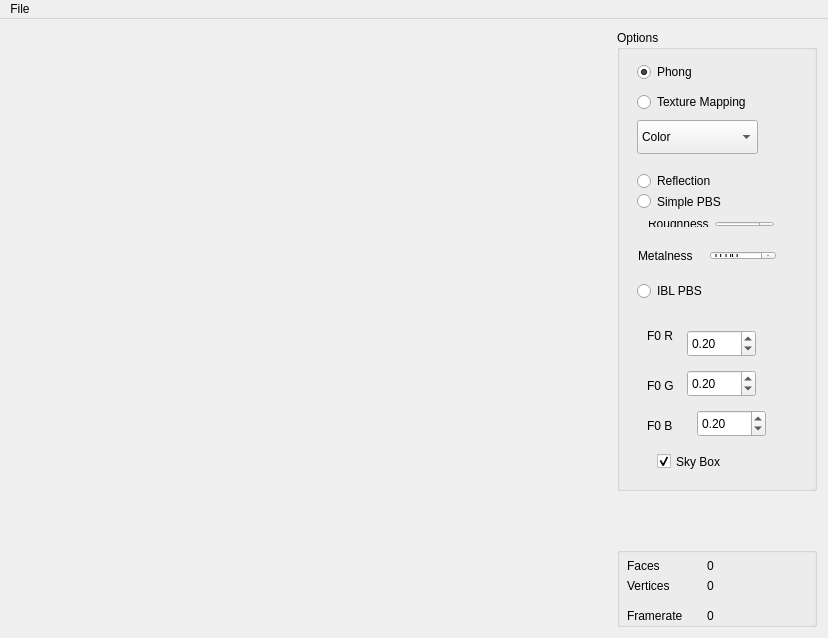
<?xml version="1.0" encoding="UTF-8"?>
<ui version="4.0">
 <class>MainWindow</class>
 <widget class="QMainWindow" name="MainWindow">
  <property name="geometry">
   <rect>
    <x>0</x>
    <y>0</y>
    <width>828</width>
    <height>638</height>
   </rect>
  </property>
  <property name="minimumSize">
   <size>
    <width>827</width>
    <height>618</height>
   </size>
  </property>
  <property name="baseSize">
   <size>
    <width>600</width>
    <height>600</height>
   </size>
  </property>
  <property name="windowTitle">
   <string>MainWindow</string>
  </property>
  <widget class="QWidget" name="Widget">
   <property name="minimumSize">
    <size>
     <width>827</width>
     <height>0</height>
    </size>
   </property>
   <property name="baseSize">
    <size>
     <width>600</width>
     <height>600</height>
    </size>
   </property>
   <layout class="QHBoxLayout" name="horizontalLayout">
    <item>
     <widget class="GLWidget" name="glwidget" native="true">
      <property name="minimumSize">
       <size>
        <width>600</width>
        <height>600</height>
       </size>
      </property>
      <property name="maximumSize">
       <size>
        <width>16777215</width>
        <height>16777215</height>
       </size>
      </property>
      <property name="baseSize">
       <size>
        <width>600</width>
        <height>600</height>
       </size>
      </property>
     </widget>
    </item>
    <item>
     <layout class="QVBoxLayout" name="Configuration">
      <item>
       <widget class="QGroupBox" name="TreeOptions">
        <property name="minimumSize">
         <size>
          <width>200</width>
          <height>0</height>
         </size>
        </property>
        <property name="maximumSize">
         <size>
          <width>200</width>
          <height>16777215</height>
         </size>
        </property>
        <property name="title">
         <string>Options</string>
        </property>
        <widget class="QRadioButton" name="radio_reflection">
         <property name="geometry">
          <rect>
           <x>20</x>
           <y>140</y>
           <width>117</width>
           <height>22</height>
          </rect>
         </property>
         <property name="text">
          <string>Reflection</string>
         </property>
         <property name="checked">
          <bool>false</bool>
         </property>
        </widget>
        <widget class="QRadioButton" name="radio_iblpbs">
         <property name="geometry">
          <rect>
           <x>20</x>
           <y>250</y>
           <width>117</width>
           <height>22</height>
          </rect>
         </property>
         <property name="text">
          <string>IBL PBS</string>
         </property>
        </widget>
        <widget class="QDoubleSpinBox" name="spin_f0r">
         <property name="geometry">
          <rect>
           <x>70</x>
           <y>300</y>
           <width>69</width>
           <height>27</height>
          </rect>
         </property>
         <property name="maximum">
          <double>2.000000000000000</double>
         </property>
         <property name="singleStep">
          <double>0.050000000000000</double>
         </property>
         <property name="value">
          <double>0.200000000000000</double> /// changed 
         </property>
        </widget>
        <widget class="QDoubleSpinBox" name="spin_f0g">
         <property name="geometry">
          <rect>
           <x>70</x>
           <y>340</y>
           <width>69</width>
           <height>27</height>
          </rect>
         </property>
         <property name="maximum">
          <double>2.000000000000000</double>
         </property>
         <property name="singleStep">
          <double>0.050000000000000</double>
         </property>
         <property name="value">
          <double>0.200000000000000</double> /// changed 
         </property>
        </widget>
        <widget class="QDoubleSpinBox" name="spin_f0b">
         <property name="geometry">
          <rect>
           <x>80</x>
           <y>380</y>
           <width>69</width>
           <height>27</height>
          </rect>
         </property>
         <property name="maximum">
          <double>2.000000000000000</double>
         </property>
         <property name="singleStep">
          <double>0.050000000000000</double>
         </property>
         <property name="value">
          <double>0.200000000000000</double> /// changed 
         </property>
        </widget>
        <widget class="QLabel" name="label">
         <property name="geometry">
          <rect>
           <x>30</x>
           <y>290</y>
           <width>31</width>
           <height>31</height>
          </rect>
         </property>
         <property name="text">
          <string>F0 R</string>
         </property>
        </widget>
        <widget class="QLabel" name="label_2">
         <property name="geometry">
          <rect>
           <x>30</x>
           <y>340</y>
           <width>31</width>
           <height>31</height>
          </rect>
         </property>
         <property name="text">
          <string>F0 G</string>
         </property>
        </widget>
        <widget class="QLabel" name="label_3">
         <property name="geometry">
          <rect>
           <x>30</x>
           <y>380</y>
           <width>31</width>
           <height>31</height>
          </rect>
         </property>
         <property name="text">
          <string>F0 B</string>
         </property>
        </widget>
        <widget class="QRadioButton" name="radio_phong">
         <property name="geometry">
          <rect>
           <x>20</x>
           <y>30</y>
           <width>111</width>
           <height>24</height>
          </rect>
         </property>
         <property name="text">
          <string>Phong</string>
         </property>
         <property name="checked">
          <bool>true</bool>
         </property>
        </widget>
        <widget class="QRadioButton" name="radio_texMap">
         <property name="geometry">
          <rect>
           <x>20</x>
           <y>60</y>
           <width>151</width>
           <height>24</height>
          </rect>
         </property>
         <property name="text">
          <string>Texture Mapping</string>
         </property>
        </widget>
        <widget class="QComboBox" name="combo_tex">
         <property name="geometry">
          <rect>
           <x>20</x>
           <y>90</y>
           <width>121</width>
           <height>34</height>
          </rect>
         </property>
         <item>
          <property name="text">
           <string>Color</string>
          </property>
         </item>
         <item>
          <property name="text">
           <string>Roughness</string>
          </property>
         </item>
         <item>
          <property name="text">
           <string>Metalness</string>
          </property>
         </item>
        </widget>
        <widget class="QRadioButton" name="radio_pbs">
         <property name="geometry">
          <rect>
           <x>20</x>
           <y>160</y>
           <width>112</width>
           <height>23</height>
          </rect>
         </property>
         <property name="text">
          <string>Simple PBS</string>
         </property>
        </widget>
        <widget class="QCheckBox" name="check_sky">
         <property name="geometry">
          <rect>
           <x>40</x>
           <y>420</y>
           <width>92</width>
           <height>23</height>
          </rect>
         </property>
         <property name="text">
          <string>Sky Box</string>
         </property>
         <property name="checked">
          <bool>true</bool>
         </property>
        </widget>
        <widget class="QWidget" name="horizontalLayoutWidget">
         <property name="geometry">
          <rect>
           <x>20</x>
           <y>180</y>
           <width>148</width>
           <height>28</height>
          </rect>
         </property>
         <layout class="QHBoxLayout" name="horizontalLayout_2">
          <item>
           <widget class="QLabel" name="label_4">
            <property name="text">
             <string>Roughness</string>
            </property>
           </widget>
          </item>
          <item>
           <widget class="QDoubleSpinBox" name="dspin_rough">
            <property name="maximum">
             <double>1.000000000000000</double>
            </property>
            <property name="singleStep">
             <double>0.050000000000000</double>
            </property>
           </widget>
          </item>
         </layout>
        </widget>
        <widget class="QWidget" name="horizontalLayoutWidget_2">
         <property name="geometry">
          <rect>
           <x>10</x>
           <y>210</y>
           <width>160</width>
           <height>31</height>
          </rect>
         </property>
         <layout class="QHBoxLayout" name="horizontalLayout_3">
          <item>
           <widget class="QLabel" name="label_5">
            <property name="text">
             <string>Metalness</string>
            </property>
           </widget>
          </item>
          <item>
           <widget class="QDoubleSpinBox" name="dspin_metal">
            <property name="maximum">
             <double>1.000000000000000</double>
            </property>
            <property name="singleStep">
             <double>0.050000000000000</double>
            </property>
           </widget>
          </item>
         </layout>
        </widget>
       </widget>
      </item>
      <item>
       <spacer name="Spacer">
        <property name="orientation">
         <enum>Qt::Vertical</enum>
        </property>
        <property name="sizeType">
         <enum>QSizePolicy::Maximum</enum>
        </property>
        <property name="sizeHint" stdset="0">
         <size>
          <width>50</width>
          <height>50</height>
         </size>
        </property>
       </spacer>
      </item>
      <item>
       <widget class="QGroupBox" name="RenderOptions">
        <property name="sizePolicy">
         <sizepolicy hsizetype="Minimum" vsizetype="Minimum">
          <horstretch>0</horstretch>
          <verstretch>0</verstretch>
         </sizepolicy>
        </property>
        <property name="maximumSize">
         <size>
          <width>200</width>
          <height>80</height>
         </size>
        </property>
        <property name="baseSize">
         <size>
          <width>0</width>
          <height>100</height>
         </size>
        </property>
        <property name="title">
         <string/>
        </property>
        <widget class="QLabel" name="Label_NumFaces">
         <property name="geometry">
          <rect>
           <x>90</x>
           <y>10</y>
           <width>91</width>
           <height>17</height>
          </rect>
         </property>
         <property name="text">
          <string>0</string>
         </property>
        </widget>
        <widget class="QLabel" name="Label_Faces">
         <property name="geometry">
          <rect>
           <x>10</x>
           <y>10</y>
           <width>67</width>
           <height>17</height>
          </rect>
         </property>
         <property name="text">
          <string>Faces</string>
         </property>
        </widget>
        <widget class="QLabel" name="Label_Vertices">
         <property name="geometry">
          <rect>
           <x>10</x>
           <y>30</y>
           <width>67</width>
           <height>17</height>
          </rect>
         </property>
         <property name="text">
          <string>Vertices</string>
         </property>
        </widget>
        <widget class="QLabel" name="Label_NumVertices">
         <property name="geometry">
          <rect>
           <x>90</x>
           <y>30</y>
           <width>91</width>
           <height>17</height>
          </rect>
         </property>
         <property name="text">
          <string>0</string>
         </property>
        </widget>
        <widget class="QLabel" name="Label_Framerate">
         <property name="geometry">
          <rect>
           <x>10</x>
           <y>60</y>
           <width>71</width>
           <height>17</height>
          </rect>
         </property>
         <property name="text">
          <string>Framerate</string>
         </property>
        </widget>
        <widget class="QLabel" name="Label_NumFramerate">
         <property name="geometry">
          <rect>
           <x>90</x>
           <y>60</y>
           <width>91</width>
           <height>17</height>
          </rect>
         </property>
         <property name="text">
          <string>0</string>
         </property>
        </widget>
       </widget>
      </item>
     </layout>
    </item>
   </layout>
  </widget>
  <widget class="QMenuBar" name="menuBar">
   <property name="geometry">
    <rect>
     <x>0</x>
     <y>0</y>
     <width>828</width>
     <height>22</height>
    </rect>
   </property>
   <widget class="QMenu" name="menuFile">
    <property name="title">
     <string>File</string>
    </property>
    <addaction name="actionLoad"/>
    <addaction name="separator"/>
    <addaction name="actionLoad_Specular"/>
    <addaction name="actionLoad_Diffuse"/>
    <addaction name="separator"/>
    <addaction name="actionLoad_Color"/>
    <addaction name="actionLoad_Roughness"/>
    <addaction name="actionLoad_Metalness"/>
    <addaction name="separator"/>
    <addaction name="actionQuit"/>
   </widget>
   <addaction name="menuFile"/>
  </widget>
  <action name="actionQuit">
   <property name="text">
    <string>Quit</string>
   </property>
  </action>
  <action name="actionLoad">
   <property name="text">
    <string>Load Model...</string>
   </property>
  </action>
  <action name="actionLoad_Specular">
   <property name="text">
    <string>Load Specular/Sky...</string>
   </property>
  </action>
  <action name="actionLoad_Diffuse">
   <property name="text">
    <string>Load Diffuse...</string>
   </property>
  </action>
  <action name="actionLoad_Color">
   <property name="text">
    <string>Load Color...</string>
   </property>
  </action>
  <action name="actionLoad_Roughness">
   <property name="text">
    <string>Load Roughness...</string>
   </property>
  </action>
  <action name="actionLoad_Metalness">
   <property name="text">
    <string>Load Metalness...</string>
   </property>
  </action>
 </widget>
 <layoutdefault spacing="6" margin="11"/>
 <customwidgets>
  <customwidget>
   <class>GLWidget</class>
   <extends>QWidget</extends>
   <header>glwidget.h</header>
   <container>1</container>
   <slots>
    <signal>SetFaces(QString)</signal>
    <signal>SetVertices(QString)</signal>
    <signal>SetFramerate(QString)</signal>
    <slot>SetReflection(bool)</slot>
    <slot>SetPBS(bool)</slot>
    <slot>SetFresnelB(double)</slot>
    <slot>SetFresnelG(double)</slot>
    <slot>SetFresnelR(double)</slot>
    <slot>SetPhong(bool)</slot>
    <slot>SetTexMap(bool)</slot>
    <slot>SetCurrentTexture(int)</slot>
    <slot>SetIBLPBS(bool)</slot>
    <slot>SetSkyVisible(bool)</slot>
    <slot>SetRoughness(double)</slot>
    <slot>SetMetalness(double)</slot>
   </slots>
  </customwidget>
 </customwidgets>
 <resources/>
 <connections>
  <connection>
   <sender>glwidget</sender>
   <signal>SetFaces(QString)</signal>
   <receiver>Label_NumFaces</receiver>
   <slot>setText(QString)</slot>
   <hints>
    <hint type="sourcelabel">
     <x>569</x>
     <y>566</y>
    </hint>
    <hint type="destinationlabel">
     <x>796</x>
     <y>566</y>
    </hint>
   </hints>
  </connection>
  <connection>
   <sender>glwidget</sender>
   <signal>SetVertices(QString)</signal>
   <receiver>Label_NumVertices</receiver>
   <slot>setText(QString)</slot>
   <hints>
    <hint type="sourcelabel">
     <x>593</x>
     <y>587</y>
    </hint>
    <hint type="destinationlabel">
     <x>796</x>
     <y>587</y>
    </hint>
   </hints>
  </connection>
  <connection>
   <sender>glwidget</sender>
   <signal>SetFramerate(QString)</signal>
   <receiver>Label_NumFramerate</receiver>
   <slot>setText(QString)</slot>
   <hints>
    <hint type="sourcelabel">
     <x>607</x>
     <y>623</y>
    </hint>
    <hint type="destinationlabel">
     <x>760</x>
     <y>617</y>
    </hint>
   </hints>
  </connection>
  <connection>
   <sender>radio_reflection</sender>
   <signal>clicked(bool)</signal>
   <receiver>glwidget</receiver>
   <slot>SetReflection(bool)</slot>
   <hints>
    <hint type="sourcelabel">
     <x>752</x>
     <y>202</y>
    </hint>
    <hint type="destinationlabel">
     <x>434</x>
     <y>75</y>
    </hint>
   </hints>
  </connection>
  <connection>
   <sender>radio_iblpbs</sender>
   <signal>clicked(bool)</signal>
   <receiver>glwidget</receiver>
   <slot>SetIBLPBS(bool)</slot>
   <hints>
    <hint type="sourcelabel">
     <x>752</x>
     <y>232</y>
    </hint>
    <hint type="destinationlabel">
     <x>539</x>
     <y>106</y>
    </hint>
   </hints>
  </connection>
  <connection>
   <sender>spin_f0b</sender>
   <signal>valueChanged(double)</signal>
   <receiver>glwidget</receiver>
   <slot>SetFresnelB(double)</slot>
   <hints>
    <hint type="sourcelabel">
     <x>764</x>
     <y>332</y>
    </hint>
    <hint type="destinationlabel">
     <x>520</x>
     <y>207</y>
    </hint>
   </hints>
  </connection>
  <connection>
   <sender>spin_f0g</sender>
   <signal>valueChanged(double)</signal>
   <receiver>glwidget</receiver>
   <slot>SetFresnelG(double)</slot>
   <hints>
    <hint type="sourcelabel">
     <x>764</x>
     <y>292</y>
    </hint>
    <hint type="destinationlabel">
     <x>559</x>
     <y>165</y>
    </hint>
   </hints>
  </connection>
  <connection>
   <sender>spin_f0r</sender>
   <signal>valueChanged(double)</signal>
   <receiver>glwidget</receiver>
   <slot>SetFresnelR(double)</slot>
   <hints>
    <hint type="sourcelabel">
     <x>764</x>
     <y>252</y>
    </hint>
    <hint type="destinationlabel">
     <x>547</x>
     <y>127</y>
    </hint>
   </hints>
  </connection>
  <connection>
   <sender>radio_phong</sender>
   <signal>clicked(bool)</signal>
   <receiver>glwidget</receiver>
   <slot>SetPhong(bool)</slot>
   <hints>
    <hint type="sourcelabel">
     <x>691</x>
     <y>73</y>
    </hint>
    <hint type="destinationlabel">
     <x>308</x>
     <y>330</y>
    </hint>
   </hints>
  </connection>
  <connection>
   <sender>radio_texMap</sender>
   <signal>clicked(bool)</signal>
   <receiver>glwidget</receiver>
   <slot>SetTexMap(bool)</slot>
   <hints>
    <hint type="sourcelabel">
     <x>711</x>
     <y>113</y>
    </hint>
    <hint type="destinationlabel">
     <x>308</x>
     <y>330</y>
    </hint>
   </hints>
  </connection>
  <connection>
   <sender>combo_tex</sender>
   <signal>currentIndexChanged(int)</signal>
   <receiver>glwidget</receiver>
   <slot>SetCurrentTexture(int)</slot>
   <hints>
    <hint type="sourcelabel">
     <x>672</x>
     <y>147</y>
    </hint>
    <hint type="destinationlabel">
     <x>330</x>
     <y>265</y>
    </hint>
   </hints>
  </connection>
  <connection>
   <sender>radio_pbs</sender>
   <signal>clicked(bool)</signal>
   <receiver>glwidget</receiver>
   <slot>SetPBS(bool)</slot>
   <hints>
    <hint type="sourcelabel">
     <x>691</x>
     <y>253</y>
    </hint>
    <hint type="destinationlabel">
     <x>308</x>
     <y>330</y>
    </hint>
   </hints>
  </connection>
  <connection>
   <sender>check_sky</sender>
   <signal>clicked(bool)</signal>
   <receiver>glwidget</receiver>
   <slot>SetSkyVisible(bool)</slot>
   <hints>
    <hint type="sourcelabel">
     <x>701</x>
     <y>463</y>
    </hint>
    <hint type="destinationlabel">
     <x>308</x>
     <y>330</y>
    </hint>
   </hints>
  </connection>
  <connection>
   <sender>dspin_metal</sender>
   <signal>valueChanged(double)</signal>
   <receiver>glwidget</receiver>
   <slot>SetMetalness(double)</slot>
   <hints>
    <hint type="sourcelabel">
     <x>746</x>
     <y>256</y>
    </hint>
    <hint type="destinationlabel">
     <x>308</x>
     <y>330</y>
    </hint>
   </hints>
  </connection>
  <connection>
   <sender>dspin_rough</sender>
   <signal>valueChanged(double)</signal>
   <receiver>glwidget</receiver>
   <slot>SetRoughness(double)</slot>
   <hints>
    <hint type="sourcelabel">
     <x>750</x>
     <y>225</y>
    </hint>
    <hint type="destinationlabel">
     <x>308</x>
     <y>330</y>
    </hint>
   </hints>
  </connection>
 </connections>
 <slots>
  <signal>updated_plane(double,double,double,double,bool)</signal>
  <slot>toggle_transfer_function_dialog()</slot>
 </slots>
</ui>
